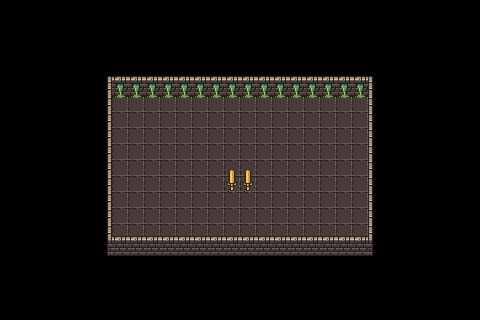

Tiled map render using the project's own tile images. Description and the whole map definition, tile-layer contents included, below:
An orthogonal 30x20 tile map with 16x16 px tiles, 2 tile layers (Floor, Walls).

<map version="1.10" tiledversion="1.10.2" orientation="orthogonal" renderorder="right-down" width="30" height="20" tilewidth="16" tileheight="16" infinite="0" nextlayerid="4" nextobjectid="1">
 <tileset firstgid="1" source="../Tilesets/0x72 Tileset.tsx" />
 <layer id="2" name="Floor" width="30" height="20">
  <data encoding="csv">
0,0,0,0,0,0,0,0,0,0,0,0,0,0,0,0,0,0,0,0,0,0,0,0,0,0,0,0,0,0,
0,0,0,0,0,0,0,0,0,0,0,0,0,0,0,0,0,0,0,0,0,0,0,0,0,0,0,0,0,0,
0,0,0,0,0,0,0,0,0,0,0,0,0,0,0,0,0,0,0,0,0,0,0,0,0,0,0,0,0,0,
0,0,0,0,0,0,0,0,0,0,0,0,0,0,0,0,0,0,0,0,0,0,0,0,0,0,0,0,0,0,
0,0,0,0,0,0,0,0,0,0,0,0,0,0,0,0,0,0,0,0,0,0,0,0,0,0,0,0,0,0,
0,0,0,0,0,0,0,227,227,227,227,227,227,227,227,227,227,227,227,227,227,227,227,227,227,0,0,0,0,0,
0,0,0,0,0,0,0,197,197,197,197,197,197,197,197,197,197,197,197,197,197,197,197,0,0,0,0,0,0,0,
0,0,0,0,0,0,0,130,130,130,130,130,130,130,130,130,130,130,130,130,130,130,130,0,0,0,0,0,0,0,
0,0,0,0,0,0,0,130,130,130,130,130,130,130,130,130,130,130,130,130,130,130,130,0,0,0,0,0,0,0,
0,0,0,0,0,0,0,130,130,130,130,130,130,130,130,130,130,130,130,130,130,130,130,0,0,0,0,0,0,0,
0,0,0,0,0,0,0,130,130,130,130,130,130,130,130,130,130,130,130,130,130,130,130,0,0,0,0,0,0,0,
0,0,0,0,0,0,0,130,130,130,130,130,130,130,130,130,130,130,130,130,130,130,130,0,0,0,0,0,0,0,
0,0,0,0,0,0,0,130,130,130,130,130,130,130,130,130,130,130,130,130,130,130,130,0,0,0,0,0,0,0,
0,0,0,0,0,0,0,130,130,130,130,130,130,130,130,130,130,130,130,130,130,130,130,0,0,0,0,0,0,0,
0,0,0,0,0,0,0,130,130,130,130,130,130,130,130,130,130,130,130,130,130,130,130,0,0,0,0,0,0,0,
0,0,0,0,0,0,0,0,0,0,0,0,0,0,0,0,0,0,0,0,0,0,0,0,0,0,0,0,0,0,
0,0,0,0,0,0,0,0,0,0,0,0,0,0,0,0,0,0,0,0,0,0,0,0,0,0,0,0,0,0,
0,0,0,0,0,0,0,0,0,0,0,0,0,0,0,0,0,0,0,0,0,0,0,0,0,0,0,0,0,0,
0,0,0,0,0,0,0,0,0,0,0,0,0,0,0,0,0,0,0,0,0,0,0,0,0,0,0,0,0,0,
0,0,0,0,0,0,0,0,0,0,0,0,0,0,0,0,0,0,0,0,0,0,0,0,0,0,0,0,0,0
</data>
 </layer>
 <layer id="3" name="Walls" width="30" height="20">
  <data encoding="csv">
0,0,0,0,0,0,0,0,0,0,0,0,0,0,0,0,0,0,0,0,0,0,0,0,0,0,0,0,0,0,
0,0,0,0,0,0,0,0,0,0,0,0,0,0,0,0,0,0,0,0,0,0,0,0,0,0,0,0,0,0,
0,0,0,0,0,0,0,0,0,0,0,0,0,0,0,0,0,0,0,0,0,0,0,0,0,0,0,0,0,0,
0,0,0,0,0,0,0,0,0,0,0,0,0,0,0,0,0,0,0,0,0,0,0,0,0,0,0,0,0,0,
0,0,0,0,0,0,257,3,3,3,3,3,3,3,3,3,3,3,3,3,3,3,3,258,0,0,0,0,0,0,
0,0,0,0,0,0,289,165,165,165,165,165,165,165,165,165,165,165,165,165,165,165,165,290,0,0,0,0,0,0,
0,0,0,0,0,0,289,0,0,0,0,0,0,0,0,0,0,0,0,0,0,0,0,290,0,0,0,0,0,0,
0,0,0,0,0,0,289,0,0,0,0,0,0,0,0,0,0,0,0,0,0,0,0,290,0,0,0,0,0,0,
0,0,0,0,0,0,289,0,0,0,0,0,0,0,834,835,0,0,0,0,0,0,0,290,0,0,0,0,0,0,
0,0,0,0,0,0,289,0,0,0,0,0,0,0,0,0,0,0,0,0,0,0,0,290,0,0,0,0,0,0,
0,0,0,0,0,0,289,0,0,0,0,0,0,0,275,275,0,0,0,0,0,0,0,290,0,0,0,0,0,0,
0,0,0,0,0,0,289,0,0,0,0,0,0,0,307,307,0,0,0,0,0,0,0,290,0,0,0,0,0,0,
0,0,0,0,0,0,289,0,0,0,0,0,0,0,0,0,0,0,0,0,0,0,0,290,0,0,0,0,0,0,
0,0,0,0,0,0,289,0,0,0,0,0,0,0,0,0,0,0,0,0,0,0,0,290,0,0,0,0,0,0,
0,0,0,0,0,0,289,3,3,3,3,3,3,3,3,3,3,3,3,3,3,3,3,290,0,0,0,0,0,0,
0,0,0,0,0,0,321,35,35,35,35,35,35,35,35,35,35,35,35,35,35,35,35,322,0,0,0,0,0,0,
0,0,0,0,0,0,0,0,0,0,0,0,0,0,0,0,0,0,0,0,0,0,0,0,0,0,0,0,0,0,
0,0,0,0,0,0,0,0,0,0,0,0,0,0,0,0,0,0,0,0,0,0,0,0,0,0,0,0,0,0,
0,0,0,0,0,0,0,0,0,0,0,0,0,0,0,0,0,0,0,0,0,0,0,0,0,0,0,0,0,0,
0,0,0,0,0,0,0,0,0,0,0,0,0,0,0,0,0,0,0,0,0,0,0,0,0,0,0,0,0,0
</data>
 </layer>
</map>
